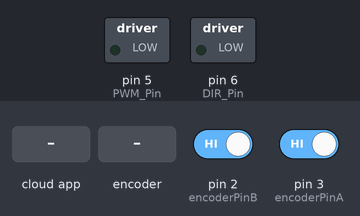
Simulated run of this sketch. Board: Arduino Uno, built with avr-gcc and run on an emulated ATmega328P. Parts: switched loads named in the sketch (green lamp = pin HIGH). The test bench sets the inputs (shaded band); at power-on: pin 2 (encoderPinB) HIGH, pin 3 (encoderPinA) HIGH. The ROS host is connected and sends only what is stated.

Above: at 1.2 s.
1.3 s: the phone or cloud app sets SetVel to -100
At 1.92 s:
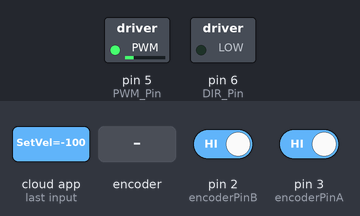
4.3 s: rotary encoder on pin 3 (encoderPinA) / pin 2 (encoderPinB) turned 1 step (first pin leading)
At 6.6 s:
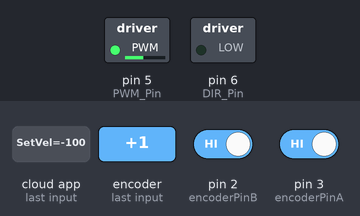
7.3 s: the phone or cloud app sets SetVel to 0
Timing chart, 0 to 10.3 s (numbered marks = the images above; inputs shaded):
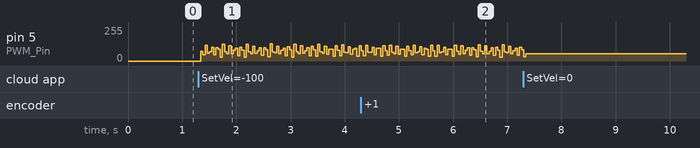

The sketch:

PID_MotorVel.ino
```cpp
#include <ros.h>
#include <std_msgs/Float32.h>
/*****************************************************************************************************************************************/
//_____________________________________________________Pre-build Configrations_____________________________________________________________//

#define encoderPinA    3
#define encoderPinB    2
#define PWM_Pin        5
#define DIR_Pin        6

#define Topic_Name  "SetVel"

#define encoderRes     512  /* Counts/rev */
#define maxRPM         200

// PID Tuning based in Ziegler and Nicholas Method (Z-N)        // (C-C)
#define Kp          0.8                                         // 0.3522
#define Ki          0.638                                       // 0.2317
#define Kd          0.2508                                      // 0.0798
//________________________________________________________________________________________________________________________________________//

/*****************************************************************************************************************************************/
// Functions Prototypes
void CalculateMotorVelocity();
void PID_Routine();
void Control_Motor();
/*****************************************************************************************************************************************/
// Variables Declarations
float Setpoint_Velocity = 0;
int32_t count = 0;
float motorVelocity = 0;
float motorVelocityPrev = 0;
float VelocityFiltered = 0;

float error = 0;
float error_Int = 0;
float error_Der = 0;
float error_prev = 0;

float current_time = 0;
float prev_time = 0;
float deltaT = 0;

uint16_t PID_output = 0;
uint8_t  PWM_value = 0;
int8_t   DIR_value = 0;
/*****************************************************************************************************************************************/
// _______________________________________________________________ ROS PART_______________________________________________________________//

// Implement subscriber callback function
void callback(const std_msgs::Float32 &msg)
{
  // Set recieved msg in the global variable to be accessed through the program
  Setpoint_Velocity = msg.data;
}

// Create a node handler
  ros :: NodeHandle n;

// Instantiate Subsciber to topic name with msg type float32
  ros::Subscriber<std_msgs::Float32> sub(Topic_Name, &callback );

//  HardwareSerial Serial3(PB11, PB10);  // For STM
/*****************************************************************************************************************************************/
//_________________________________________________________ Setup Function ________________________________________________________________//

void setup() {
// Init the ros node
  n.initNode();
// Subscribe to the topic being published
  n.subscribe(sub);

// Setting pins directions
  pinMode(encoderPinA, INPUT_PULLUP);
  pinMode(encoderPinB, INPUT_PULLUP);
// Set interrupts
  attachInterrupt(digitalPinToInterrupt(encoderPinA) , &encoderA, CHANGE);
  attachInterrupt(digitalPinToInterrupt(encoderPinB) , &encoderB, CHANGE);

// Set Motor Pins
  pinMode(DIR_Pin, OUTPUT);
  pinMode(PWM_Pin, OUTPUT);

/*  Serial3.begin(115200);
  (node.getHardware())-> setPort(&Serial3);            // For STM
  (node.getHardware())-> setBaud(115200);
*/
}
//_________________________________________________________ Loop Function ________________________________________________________________//

void loop() {
// Spin Once for callback
  n.spinOnce();
// Call PID Routine
  PID_Routine();
}
/*****************************************************************************************************************************************/
//_________________________________________________________ Helping Functions _____________________________________________________________//

void CalculateMotorVelocity()
{
  // Calculate motor current velocity in rpm
  motorVelocity = count / encoderRes * 60.0;

  // Low-pass filter (25 Hz cutoff) To remove High Frequency noise
  VelocityFiltered = 0.854*VelocityFiltered + 0.0728*motorVelocity + 0.0728 * motorVelocityPrev;
  motorVelocityPrev = motorVelocity;
}
void Control_Motor()
{
/* Using Cytron driver */

// Set PWM Value using PID output
  PWM_value = (uint8_t)fabs(PID_output);

// Set Rotation Direction
  if(PID_output > 0)
      DIR_value = LOW;
  else if (PID_output < 0)
      DIR_value = HIGH;

  digitalWrite(DIR_Pin, DIR_value);
  analogWrite(PWM_Pin, PWM_value);
}
/*****************************************************************************************************************************************/
//_________________________________________________________ PID Implmentation _____________________________________________________________//

void PID_Routine()
{
  CalculateMotorVelocity();

  current_time = millis();
  // deltaT in minutes to be suitable with rpm velocity error calculations
  deltaT = (current_time - prev_time)/1.0e3*60.0;

// Calculate errors
  error = Setpoint_Velocity - VelocityFiltered;
  // To overcome integral windup
  if(PID_output<= maxRPM)
    error_Int = error_Int + (error * deltaT);
  error_Der = (error - error_prev) / deltaT ;

// perform PID Calculations
  PID_output = (Kp*error) + (Ki*error_Int) + (Kd*error_Der);

  Control_Motor();

  error_prev = error;
  prev_time = current_time;
}
/*****************************************************************************************************************************************/
//_________________________________________________________ Encoder ISR ___________________________________________________________________//
// ISR for encoder PinA
void encoderA()
{
  if( (digitalRead(encoderPinA) != (digitalRead(encoderPinB) )))
    count++;  // CW
  else
    count--;  // CCW
}
// ISR for encoder PinB
void encoderB()
{
  if( (digitalRead(encoderPinA) != (digitalRead(encoderPinB) )))
    count--;  // CCW
  else
    count++; // CW
}
/*****************************************************************************************************************************************/
```
